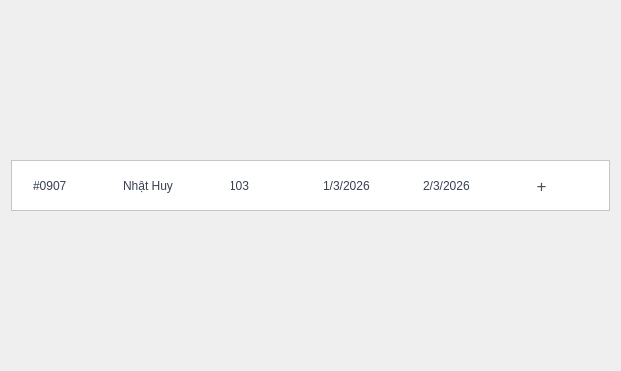
      <widget class="QWidget" name="scrollBookingListContents">
       <property name="geometry">
        <rect>
         <x>0</x>
         <y>0</y>
         <width>621</width>
         <height>371</height>
        </rect>
       </property>
       <layout class="QVBoxLayout" name="vboxBookingList">
        <item>
         <widget class="QFrame" name="frmBookingRow1">
          <property name="minimumSize">
           <size>
            <width>561</width>
            <height>51</height>
           </size>
          </property>
          <property name="maximumSize">
           <size>
            <width>16777215</width>
            <height>51</height>
           </size>
          </property>
          <property name="sizeIncrement">
           <size>
            <width>0</width>
            <height>0</height>
           </size>
          </property>
          <property name="styleSheet">
           <string notr="true">QFrame{
	background-color: white;
}
QFrame:hover {
	border-left: 2px solid #2563EB;
}
QFrame QLineEdit {
    color: #374151;
}</string>
          </property>
          <property name="frameShape">
           <enum>QFrame::StyledPanel</enum>
          </property>
          <property name="frameShadow">
           <enum>QFrame::Raised</enum>
          </property>
          <widget class="QLineEdit" name="leBookingRow1Id">
           <property name="geometry">
            <rect>
             <x>20</x>
             <y>10</y>
             <width>61</width>
             <height>31</height>
            </rect>
           </property>
           <property name="styleSheet">
            <string notr="true">QLineEdit {
	border: none;
	background-color:transparent;
}</string>
           </property>
           <property name="text">
            <string>#0907</string>
           </property>
           <property name="readOnly">
            <bool>true</bool>
           </property>
          </widget>
          <widget class="QLineEdit" name="leBookingRow1Name">
           <property name="geometry">
            <rect>
             <x>110</x>
             <y>10</y>
             <width>91</width>
             <height>31</height>
            </rect>
           </property>
           <property name="styleSheet">
            <string notr="true">QLineEdit {
	border: none;
	background-color:transparent;
}</string>
           </property>
           <property name="text">
            <string>Nhật Huy</string>
           </property>
           <property name="readOnly">
            <bool>true</bool>
           </property>
          </widget>
          <widget class="QLineEdit" name="leBookingRow1CheckIn">
           <property name="geometry">
            <rect>
             <x>310</x>
             <y>10</y>
             <width>81</width>
             <height>31</height>
            </rect>
           </property>
           <property name="styleSheet">
            <string notr="true">QLineEdit {
	border: none;
	background-color:transparent;
}</string>
           </property>
           <property name="text">
            <string>1/3/2026</string>
           </property>
           <property name="readOnly">
            <bool>true</bool>
           </property>
          </widget>
          <widget class="QLineEdit" name="leBookingRow1CheckOut">
           <property name="geometry">
            <rect>
             <x>410</x>
             <y>10</y>
             <width>81</width>
             <height>31</height>
            </rect>
           </property>
           <property name="styleSheet">
            <string notr="true">QLineEdit {
	border: none;
	background-color:transparent;
}</string>
           </property>
           <property name="text">
            <string>2/3/2026</string>
           </property>
           <property name="readOnly">
            <bool>true</bool>
           </property>
          </widget>
          <widget class="QPushButton" name="btnBookingRow1Extend">
           <property name="geometry">
            <rect>
             <x>510</x>
             <y>10</y>
             <width>41</width>
             <height>31</height>
            </rect>
           </property>
           <property name="font">
            <font>
             <pointsize>-1</pointsize>
            </font>
           </property>
           <property name="styleSheet">
            <string notr="true">QPushButton {
        background-color: transparent; 
        border: none;                  
        color: #505050;               
        font-size: 17px;               
        font-weight: none;
    }
    QPushButton:hover {
        color: #007BFF;               
    }</string>
           </property>
           <property name="text">
            <string>+</string>
           </property>
          </widget>
          <widget class="QLineEdit" name="leBookingRow1Room">
           <property name="geometry">
            <rect>
             <x>220</x>
             <y>10</y>
             <width>21</width>
             <height>31</height>
            </rect>
           </property>
           <property name="styleSheet">
            <string notr="true">QLineEdit {
	border: none;
	background-color:transparent;
}</string>
           </property>
           <property name="text">
            <string>103</string>
           </property>
           <property name="readOnly">
            <bool>true</bool>
           </property>
          </widget>
         </widget>
        </item>
       </layout>
      </widget>
